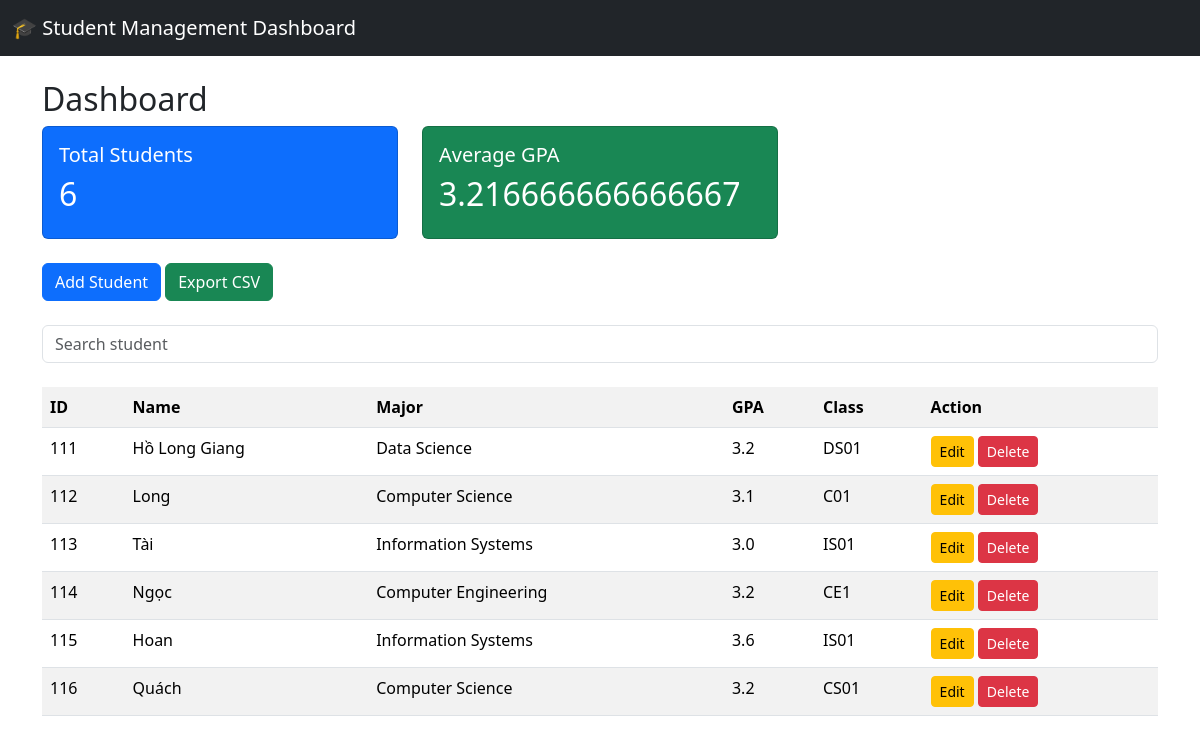
The page / on the database its author committed.
### models.py (models this page shows)
class Student(Base):
    __tablename__ = "students"
    student_id = Column(String, primary_key=True)
    name = Column(String)
    birth_year = Column(Integer)
    major = Column(String)
    gpa = Column(Float)
    class_id = Column(String, ForeignKey("classes.class_id"))
    classroom = relationship("Class", back_populates="students")

### main.py (the view)
@app.get("/", response_class=HTMLResponse)
def dashboard(request: Request, search: str = ""):
    db = get_db()
    query = db.query(models.Student)
    if search:
        query = query.filter(models.Student.name.contains(search))
    students = query.all()
    total_students = db.query(models.Student).count()
    avg_gpa = db.query(func.avg(models.Student.gpa)).scalar()
    students_by_major = db.query(
        models.Student.major,
        func.count(models.Student.student_id)
    ).group_by(models.Student.major).all()
    return templates.TemplateResponse(
        "index.html",
        {
            "request": request,
            "students": students,
            "total_students": total_students,
            "avg_gpa": avg_gpa,
            "students_by_major": students_by_major
        }
    )

### templates/index.html
{% extends "layout.html" %} {% block content %}
<h2>Dashboard</h2>
<div class="row">
  <div class="col-md-4">
    <div class="card bg-primary text-white">
      <div class="card-body">
        <h5>Total Students</h5>
        <h2>{{total_students}}</h2>
      </div>
    </div>
  </div>
  <div class="col-md-4">
    <div class="card bg-success text-white">
      <div class="card-body">
        <h5>Average GPA</h5>
        <h2>{{avg_gpa}}</h2>
      </div>
    </div>
  </div>
</div>
<br />
<a href="/add" class="btn btn-primary">Add Student</a>
<a href="/export" class="btn btn-success">Export CSV</a>
<br /><br />
<form method="get">
  <input
    type="text"
    name="search"
    class="form-control"
    placeholder="Search student"
  />
</form>
<br />
<table class="table table-striped">
  <tr>
    <th>ID</th>
    <th>Name</th>
    <th>Major</th>
    <th>GPA</th>
    <th>Class</th>
    <th>Action</th>
  </tr>
  {% for s in students %}
  <tr>
    <td>{{s.student_id}}</td>
    <td>{{s.name}}</td>
    <td>{{s.major}}</td>
    <td>{{s.gpa}}</td>
    <td>{{s.class_id}}</td>
    <td>
      <a href="/edit/{{s.student_id}}" class="btn btn-warning btn-sm"> Edit </a>
      <a href="/delete/{{s.student_id}}" class="btn btn-danger btn-sm">
        Delete
      </a>
    </td>
  </tr>
  {% endfor %}
</table>
{% endblock %}

### templates/layout.html (shortened to what this page needs)
<!DOCTYPE html>
<html>
  <head>
    <link
      href="https://cdn.jsdelivr.net/npm/bootstrap@5.3.2/dist/css/bootstrap.min.css"
      rel="stylesheet"
    />
  </head>
  <body>
    <nav class="navbar navbar-dark bg-dark">
      <div class="container-fluid">
        <a class="navbar-brand" href="/"> 🎓 Student Management Dashboard </a>
      </div>
    </nav>
    <div class="container mt-4">{% block content %} {% endblock %}</div>
  </body>
</html>

### rows shown on the page
Student: student_id "111", name "Hồ Long Giang", major "Data Science", gpa "3.2", class_id "DS01"
Student: student_id "112", name "Long", major "Computer Science", gpa "3.1", class_id "C01"
Student: student_id "113", name "Tài", major "Information Systems", gpa "3.0", class_id "IS01"
Student: student_id "114", name "Ngọc", major "Computer Engineering", gpa "3.2", class_id "CE1"
Student: student_id "115", name "Hoan", major "Information Systems", gpa "3.6", class_id "IS01"
Student: student_id "116", name "Quách", major "Computer Science", gpa "3.2", class_id "CS01"

### other values the page prints
{{ total_students }} "6"
{{ avg_gpa }} "3.216666666666667"
